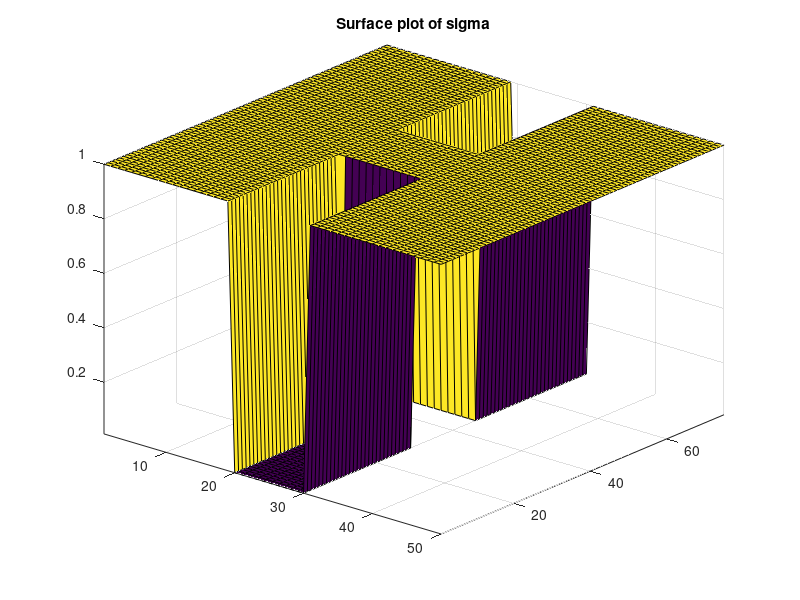
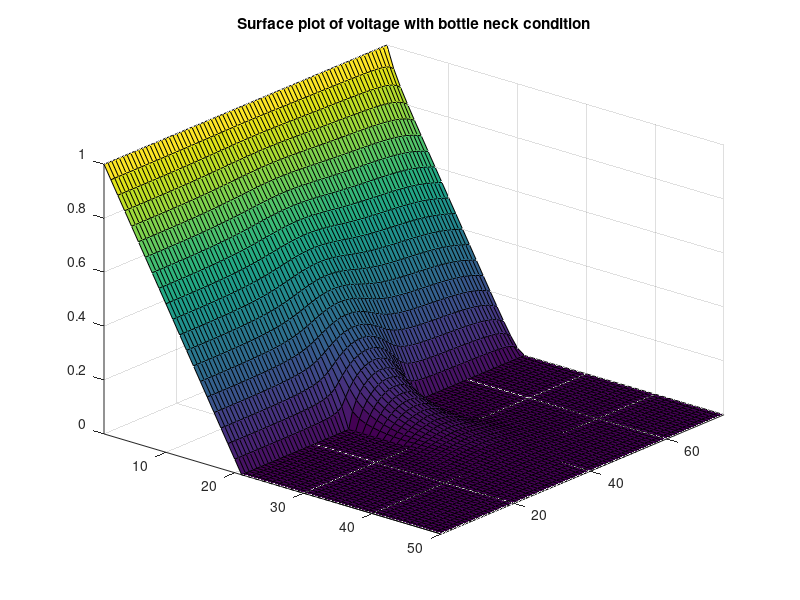
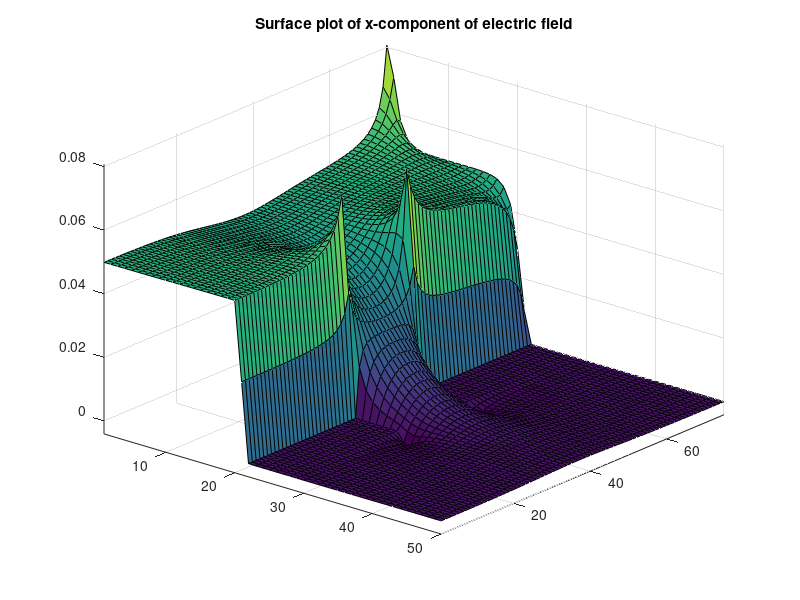
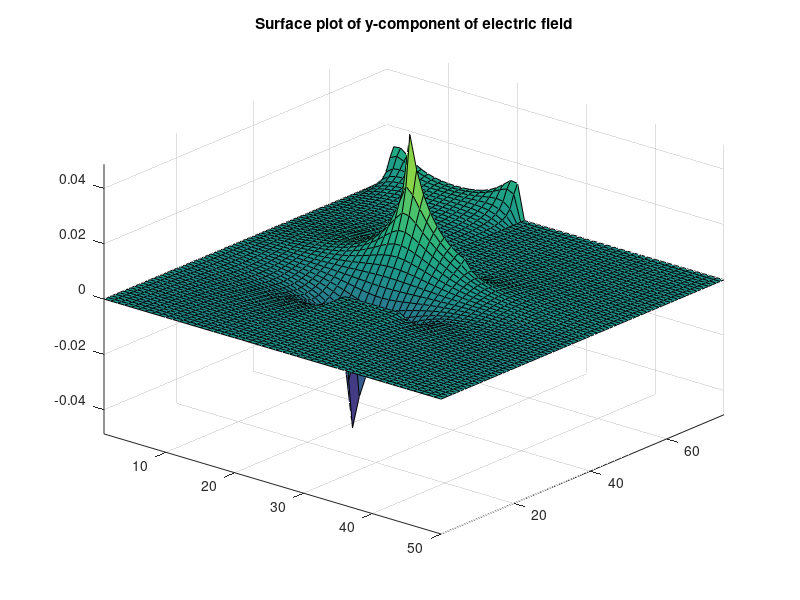

The MATLAB script that drew these images, in order:
%% Part 2(a)
% In part 2(a), we are now trying to model the current flow in the region
% with a bottle neck added.

% Reset Everything
close all
clear

% Setting variables
nx = 50;                % Length of the region
ny = nx*3/2;            % Width of the region, 3/2 of length
G = sparse(nx*ny);      % Initialize a G matrix
D = zeros(1, nx*ny);    % Initialize a matrix for G matrix operation
S = zeros(ny, nx);      % Initialize a matrix for sigma
sigma1 = 1;             % Setting up parameter of sigma in different region
sigma2 = 1e-2;
box = [nx*2/5 nx*3/5 ny*2/5 ny*3/5]; % Setting up the bottle neck

% Implement the G matrix with the bottle neck condition in the region
for i = 1:nx
    for j = 1:ny
        n = j + (i-1)*ny;
        
        if i == 1
            G(n, :) = 0;
            G(n, n) = 1;
            D(n) = 1;
        elseif i == nx
            G(n, :) = 0;
            G(n, n) = 1;
            D(n) = 0;
        elseif j == 1
            if i > box(1) && i < box(2)
                G(n, n) = -3;
                G(n, n+1) = sigma2;
                G(n, n+ny) = sigma2;
                G(n, n-ny) = sigma2;
            else
                G(n, n) = -3;
                G(n, n+1) = sigma1;
                G(n, n+ny) = sigma1;
                G(n, n-ny) = sigma1;
            end
        elseif j == ny
            if i > box(1) && i < box(2)
                G(n, n) = -3;
                G(n, n+1) = sigma2;
                G(n, n+ny) = sigma2;
                G(n, n-ny) = sigma2;
            else
                G(n, n) = -3;
                G(n, n+1) = sigma1;
                G(n, n+ny) = sigma1;
                G(n, n-ny) = sigma1;
            end
        else
            if i > box(1) && i < box(2) && (j < box(3)||j > box(4))
                G(n, n) = -4;
                G(n, n+1) = sigma2;
                G(n, n-1) = sigma2;
                G(n, n+ny) = sigma2;
                G(n, n-ny) = sigma2;
            else
                G(n, n) = -4;
                G(n, n+1) = sigma1;
                G(n, n-1) = sigma1;
                G(n, n+ny) = sigma1;
                G(n, n-ny) = sigma1;
            end
        end
    end
end

% Implement a matrix for sigma
for L = 1 : nx
    for W = 1 : ny
        if L >= box(1) && L <= box(2)
            S(W, L) = sigma2;
        else
            S(W, L) = sigma1;
        end
        if L >= box(1) && L <= box(2) && W >= box(3) && W <= box(4)
            S(W, L) = sigma1;
        end
    end
end

% Creating a surface plot for sigma
figure(1)
surf(S);
axis tight
view([40 30]);
title("Surface plot of sigma")

% Calculating the voltage
V = G\D';

% Inverting the G matrix
X = zeros(ny, nx, 1);
for i = 1:nx
    for j = 1:ny
        n = j + (i-1)*ny;
        X(j,i) = V(n);
    end
end

% Creating a surface plot for voltage
figure(2)
surf(X)
axis tight
view([40 30]);
title("Surface plot of voltage with bottle neck condition")

% Calculating the electric field from voltage
[Ex, Ey] = gradient(X);

% Creating surface plots for x and y component for electric field
figure(3)
surf(-Ex)
axis tight
view([40 30]);
title("Surface plot of x-component of electric field")

figure(4)
surf(-Ey)
axis tight
view([40 30]);
title("Surface plot of y-component of electric field")

% Calculating the current density
Jx = S.*Ex;
Jy = S.*Ey;
J = sqrt(Jx.^2 + Jy.^2);

% Creating a surface plot for the current density
figure(5)
surf(J)
axis tight
view([40 30]);
title("Surface plot of current density")